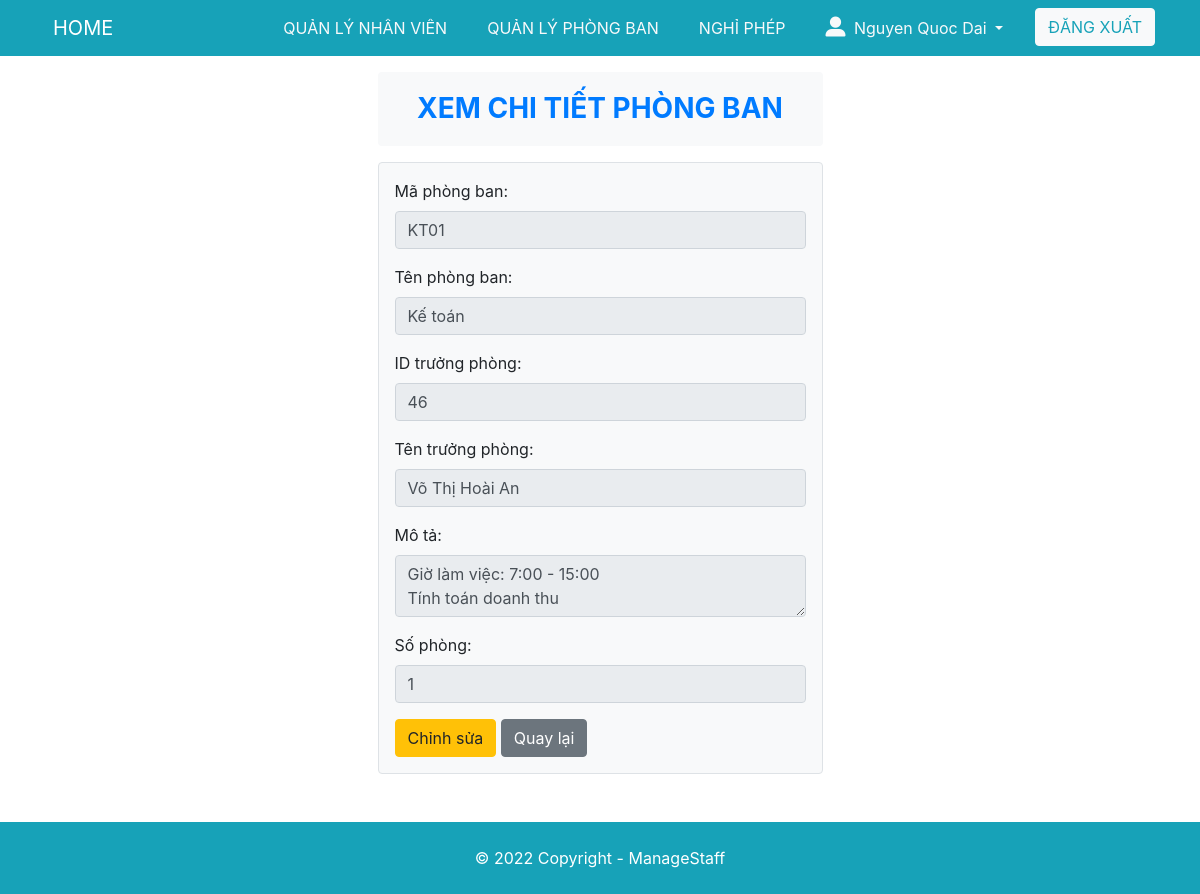
Page /department/details-department.php?id=KT01 (signed in) on the committed database.
### tables this page shows
CREATE TABLE `department` (
  `id` varchar(255) NOT NULL,
  `name` varchar(255) NOT NULL,
  `description` varchar(255) DEFAULT NULL,
  `numberofrooms` int(3) DEFAULT NULL,
  `usernameTP` varchar(255) DEFAULT NULL,
  `idUsername` int(255) DEFAULT NULL
);

CREATE TABLE `account` (
  `id` int(255) NOT NULL,
  `username` varchar(255) NOT NULL,
  `password` varchar(255) NOT NULL,
  `role` int(10) DEFAULT NULL,
  `email` varchar(255) NOT NULL,
  `name` varchar(255) NOT NULL,
  `phone` varchar(255) DEFAULT NULL,
  `gender` int(11) NOT NULL,
  `birthday` varchar(255) DEFAULT NULL,
  `cmnd` int(255) NOT NULL,
  `ethnic` varchar(255) NOT NULL,
  `levels` varchar(255) NOT NULL,
  `phongban` varchar(255) NOT NULL,
  `MaPB` varchar(255) NOT NULL,
  `address` varchar(255) NOT NULL,
  `nation` varchar(255) NOT NULL,
  `image` varchar(255) DEFAULT NULL,
  `dayOff` int(255) DEFAULT NULL,
  `dayOffUsed` int(255) DEFAULT NULL,
  `dayOffLeft` int(255) DEFAULT NULL
);

### www/department/details-department.php (the view, shortened to what this page needs)
<?php
    if (isset($_GET['id'])) {
        $sql = 'select * from department where id = ?';
        $conn = connect_db();
        if ($stmt = mysqli_prepare($conn, $sql)) {
            mysqli_stmt_bind_param($stmt, "s", $param_id);
            if (mysqli_stmt_execute($stmt)) {
                $result = mysqli_stmt_get_result($stmt);
                if (mysqli_num_rows($result) == 1) {
                    $row = mysqli_fetch_assoc($result);
                    $id = $row['id'];
                    $name = $row['name'];
                    $description = $row['description'];
                    $numberofrooms = $row['numberofrooms'];
                    $usernameTP = $row['usernameTP'];
                    $idUsername = $row['idUsername'];
                } else {
                    header('location: error.php');
                    exit();
                }
            } else {
                echo 'Xảy ra lỗi, vui lòng thử lại.';
            }
        }
    } else {
        header('location: error.php');
        exit();
    }
     $sql = "SELECT * FROM account where username = ?";
     $conn = connect_db();
     $stmt = $conn->prepare($sql);
     $stmt->bind_param("s", $usernameTP);
     if (!$stmt->execute()) {
         return array(
             'code' => 2,
             'message' => 'An error occured: ' . $stmt->error,
         );
     }
     $result = $stmt->get_result();
     $data = $result->fetch_assoc();
     $nameTP = $data['name'];
?>
<!DOCTYPE html>
<html lang="en">
<head>
	<link rel="stylesheet" href="https://maxcdn.bootstrapcdn.com/bootstrap/4.5.2/css/bootstrap.min.css">
	<link rel="stylesheet" href="/style.css">
</head>
<body>
    <?php include '../partial/header.php'?>
	<div class="container">
    <div class="row justify-content-center">
        <div class="col-md-6 col-lg-5">
            <header class="text-center bg-light text-primary py-3 rounded mt-3">
                <h3 class="display-5 font-weight-bold mt-1 mb-1">XEM CHI TIẾT PHÒNG BAN</h3>
            </header>
            <form method="" action="" class="border rounded w-100 mb-5 mx-auto px-3 pt-3 bg-light mt-3">
                <div class="form-group">
                    <label for="id">Mã phòng ban:</label>
                    <input type="text" readonly="readonly" class="form-control" value="<?= $id ?>" disabled>
                </div>
                <div class="form-group">
                    <label for="name">Tên phòng ban:</label>
                    <input type="text" readonly="readonly" class="form-control" value="<?= $name ?>">
                </div>
                <?php if($idUsername == 0){ ?>
                    <div class="form-group">
                        <label for="id">ID trưởng phòng:</label>
                        <input type="text" readonly="readonly" class="form-control" value="" readonly="readonly">
                    </div>
                <?php }else{?>
                    <div class="form-group">
                        <label for="id">ID trưởng phòng:</label>
                        <input type="text" readonly="readonly" class="form-control" value="<?= $idUsername ?>" readonly="readonly">
                    </div>
                <?php }?>
                <div class="form-group">
                    <label for="name">Tên trưởng phòng:</label>
                    <input type="text" readonly="readonly" class="form-control" value="<?= $nameTP ?>" >
                </div>
                <div class="form-group">
                    <label for="description">Mô tả:</label>
                    <textarea readonly="readonly" class="form-control" ><?= $description ?></textarea>
                </div>
                <div class="form-group">
                    <label for="numberofrooms">Số phòng:</label>
                    <input type="text" readonly="readonly" class="form-control" value="<?= $numberofrooms ?>">
                </div>
                <div class="form-group ">
                    <a href="<?php echo 'edit-department.php?id='.$row['id']; ?>" class="btn btn-warning">Chỉnh sửa</a>
                    <a href="index-department.php" class="btn btn-secondary">Quay lại</a>
                </div>
            </form>
        </div>
    </div>
	</div>
	<?php include '../partial/footer.php'?>
</body>
</html>

### www/style.css (style rules this page uses)
body { min-height: 100vh; margin: 0; padding: 0; display: flex; flex-direction: column; }

### rows in the picture
department: id "KT01", name "Kế toán", idUsername "46", description "Giờ làm việc: 7:00 - 15:00 Tính toán doanh thu", numberofrooms "1"
account: name "Võ Thị Hoài An"

### other values in the picture
$_SESSION['name'] "Nguyen Quoc Dai"
